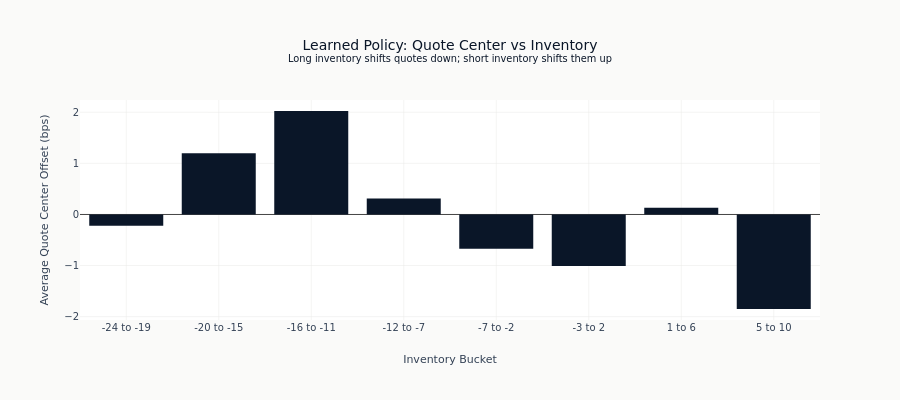

Notebook code cell kept with this figure:
### Code cell
# Plot quote center offset vs inventory relationship
fig = go.Figure()

fig.add_trace(
    go.Bar(
        x=grouped_df["inv_bin"].to_list(),
        y=grouped_df["quote_offset_bps"].to_list(),
        marker_color=COLORS["blue"],
    )
)

fig.update_layout(
    title=(
        "Learned Policy: Quote Center vs Inventory"
        "<br><sup>Long inventory shifts quotes down; short inventory shifts them up</sup>"
    ),
    xaxis_title="Inventory Bucket",
    yaxis_title="Average Quote Center Offset (bps)",
    height=400,
)

fig.show()

### Figure 1 — Plotly figure (JSON) as saved in the notebook; plotly's stock layout.template omitted (floating-point values rounded to 4 significant figures)
{"data": [{"marker": {"color": "#0a1628"}, "type": "bar", "x": ["-24 to -19", "-20 to -15", "-16 to -11", "-12 to -7", "-7 to -2", "-3 to 2", "1 to 6", "5 to 10"], "y": [-0.2187, 1.197, 2.025, 0.3123, -0.6722, -1.007, 0.1307, -1.85]}], "layout": {"height": 400, "title": {"text": "Learned Policy: Quote Center vs Inventory<br><sup>Long inventory shifts quotes down; short inventory shifts them up</sup>"}, "xaxis": {"title": {"text": "Inventory Bucket"}}, "yaxis": {"title": {"text": "Average Quote Center Offset (bps)"}}}}
